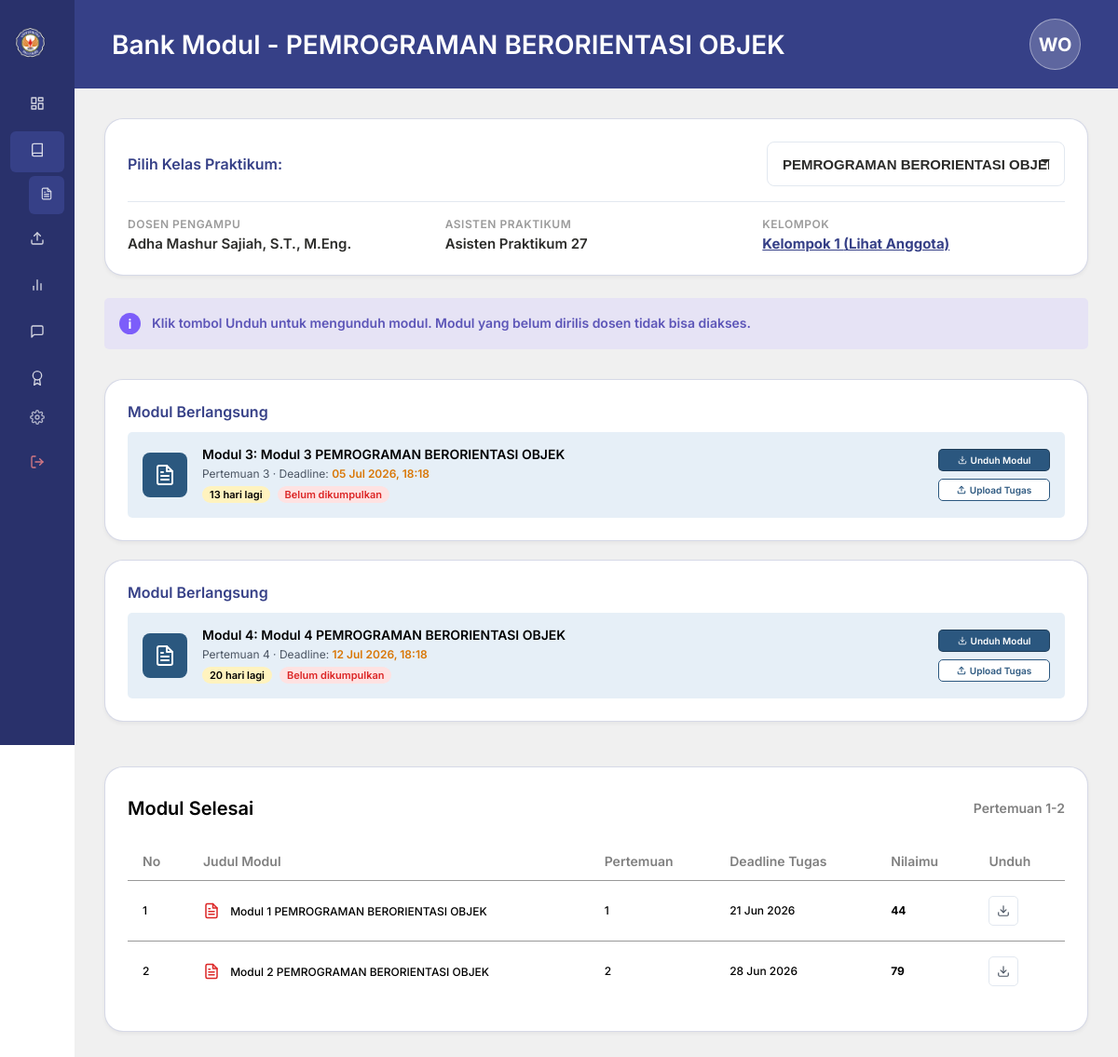
The app's page /public/index.php?action=bank_modul&class_id=1 (signed in) with its own data.
### tables this page shows
CREATE TABLE Tabel_Kelompok (
    ID_Kelompok INT AUTO_INCREMENT PRIMARY KEY,
    Nama_Kelompok VARCHAR(100) NOT NULL,
    ID_Kelas INT NOT NULL,
    CONSTRAINT FK_Kelompok_Kelas FOREIGN KEY (ID_Kelas) 
        REFERENCES Tabel_Kelas(ID_Kelas) 
        ON DELETE CASCADE 
        ON UPDATE CASCADE
);

CREATE TABLE Tabel_Kelas (
    ID_Kelas INT AUTO_INCREMENT PRIMARY KEY,
    Nama_Kelas VARCHAR(100) NOT NULL,
    Jadwal VARCHAR(50) DEFAULT NULL,
    Token_Kelas VARCHAR(10) NULL
);

CREATE TABLE Tabel_User (
    ID_User INT AUTO_INCREMENT PRIMARY KEY,
    Username VARCHAR(100) NOT NULL UNIQUE,
    Password VARCHAR(255) NOT NULL,
    Role ENUM('Mahasiswa', 'Asisten', 'Dosen') NOT NULL,
    Nama_Lengkap VARCHAR(255) NOT NULL
);

CREATE TABLE Tabel_Tugas (
    ID_Tugas INT AUTO_INCREMENT PRIMARY KEY,
    ID_Modul INT NOT NULL,
    Instruksi_Tugas TEXT NOT NULL,
    Deadline_Upload DATETIME NOT NULL,
    CONSTRAINT FK_Tugas_Modul FOREIGN KEY (ID_Modul) 
        REFERENCES Tabel_Modul(ID_Modul) 
        ON DELETE CASCADE 
        ON UPDATE CASCADE
);

CREATE TABLE Tabel_Modul (
    ID_Modul INT AUTO_INCREMENT PRIMARY KEY,
    ID_Kelas INT NOT NULL,
    Judul_Modul VARCHAR(255) NOT NULL,
    File_Materi VARCHAR(255) NOT NULL,
    CONSTRAINT FK_Modul_Kelas FOREIGN KEY (ID_Kelas) 
        REFERENCES Tabel_Kelas(ID_Kelas) 
        ON DELETE CASCADE 
        ON UPDATE CASCADE
);

CREATE TABLE Tabel_Nilai (
    ID_Nilai INT AUTO_INCREMENT PRIMARY KEY,
    ID_Pengumpulan INT NOT NULL,
    ID_Asisten INT NOT NULL,
    Nilai_Angka DECIMAL(5,2) NOT NULL,
    Feedback TEXT DEFAULT NULL,
    Status_Tugas ENUM('Selesai', 'Sanggah', 'Revisi') NOT NULL,
    Alasan_Sanggah TEXT DEFAULT NULL,
    Tanggapan_Sanggah TEXT DEFAULT NULL,
    CONSTRAINT FK_Nilai_Pengumpulan FOREIGN KEY (ID_Pengumpulan) 
        REFERENCES Tabel_Pengumpulan(ID_Pengumpulan) 
        ON DELETE CASCADE 
        ON UPDATE CASCADE,
     
     
    CONSTRAINT FK_Nilai_Asisten FOREIGN KEY (ID_Asisten) 
        REFERENCES Tabel_User(ID_User) 
        ON DELETE RESTRICT 
        ON UPDATE CASCADE
);

### app/Views/bank_modul.php (the view, shortened to what the rows shown need)
<?php
$fullName = $_SESSION['name'] ?? 'Guest';
$words = explode(" ", $fullName);
$initials = "";
foreach ($words as $w) {
    $initials .= strtoupper($w[0] ?? '');
}
$initials = substr($initials, 0, 2);
?>
<!DOCTYPE html>
<html lang="id">
<head>
    <link rel="stylesheet" href="/rpl/public/assets/css/style.css">
</head>
<body>
<div class="dashboard-container">
    <aside class="sidebar">
        <div>
            <div class="sidebar-header">
                <img src="/rpl/public/assets/images/logo_uho.png" alt="Logo UHO" class="sidebar-logo">
            </div>
            <?php include __DIR__ . '/components/sidebar_menu.php'; ?>
    </aside>
    <main class="main-workspace">
        <header class="workspace-navbar">
            <h2 class="navbar-title">Bank Modul<?= $classInfo ? ' - ' . htmlspecialchars($classInfo['Nama_Kelas']) : '' ?></h2>
            <div class="navbar-profile">
                <div class="navbar-avatar"><?= htmlspecialchars($initials) ?></div>
            </div>
        </header>
        <div class="workspace-content">
            <?php
            $activeModules = [];
            $completedModules = [];
            $now = time();
            foreach ($modules as $index => $modul) {
                $deadline = $modul['Deadline_Upload'] ? strtotime($modul['Deadline_Upload']) : null;
                $isGradedFinished = (!empty($modul['Nilai_Angka']) && $modul['Status_Tugas'] === 'Selesai');
                if ($deadline && $deadline > $now && !$isGradedFinished) {
                    $activeModules[] = [
                        'index' => $index + 1,
                        'data' => $modul
                    ];
                } else {
                    $completedModules[] = [
                        'index' => $index + 1,
                        'data' => $modul
                    ];
                }
            }
            ?>
            <section class="class-selector-card">
                <div class="class-selector-header">
                    <span class="class-selector-title">Pilih Kelas Praktikum:</span>
                    <div class="custom-select-wrapper">
                        <select class="class-select" id="classSelector" aria-label="Pilih kelas praktikum">
                            <?php foreach ($allClasses as $cls): ?>
                                <option value="<?= htmlspecialchars($cls['ID_Kelas']) ?>" <?= ($classInfo && $classInfo['ID_Kelas'] == $cls['ID_Kelas']) ? 'selected' : '' ?>>
                                    <?= htmlspecialchars($cls['Nama_Kelas']) ?>
                                </option>
                            <?php endforeach; ?>
                        </select>
                    </div>
                </div>
                <div class="class-meta-info">
                    <div class="meta-info-item">
                        <span class="meta-info-label">Dosen Pengampu</span>
                        <span class="meta-info-value" id="lecturerName"><?= htmlspecialchars($lecturerName) ?></span>
                    </div>
                    <div class="meta-info-item">
                        <span class="meta-info-label">Asisten Praktikum</span>
                        <span class="meta-info-value" id="assistantName"><?= htmlspecialchars($assistantName) ?></span>
                    </div>
                    <?php if ($_SESSION['active_role'] === 'Mahasiswa' && !empty($classInfo['ID_Kelompok'])): ?>
                        <div class="meta-info-item">
                            <span class="meta-info-label">Kelompok</span>
                            <span class="meta-info-value" id="viewGroupMembers" style="color: #364087; cursor: pointer; text-decoration: underline; font-weight: 700; font-size: 15px;">
                                <?= htmlspecialchars($classInfo['Nama_Kelompok']) ?> (Lihat Anggota)
                            </span>
                        </div>
                    <?php endif; ?>
                </div>
            </section>
            <div class="alert-info-bar">
                <div class="alert-info-icon-wrapper">i</div>
                <div class="alert-info-text">
                    Klik tombol Unduh untuk mengunduh modul. Modul yang belum dirilis dosen tidak bisa diakses.
                </div>
            </div>
            <?php if (!empty($activeModules)): ?>
                <div style="display: flex; flex-direction: column; gap: 20px; margin-bottom: 24px;">
                    <?php foreach ($activeModules as $activeItem):
                        $activeModul = $activeItem['data'];
                        $activeModulIndex = $activeItem['index'] - 1;
                    ?>
                        <section class="modul-berlangsung-card">
                            <h3 class="modul-berlangsung-header">Modul Berlangsung</h3>
                            <div class="modul-berlangsung-strip">
                                <div class="modul-berlangsung-left">
                                    <div class="modul-berlangsung-icon">
                                    </div>
                                    <div class="modul-berlangsung-details">
                                        <h4 class="modul-berlangsung-title">Modul <?= $activeModulIndex + 1 ?>: <?= htmlspecialchars($activeModul['Judul_Modul']) ?></h4>
                                        <span class="modul-berlangsung-meta">
                                            Pertemuan <?= $activeModulIndex + 1 ?> · Deadline:
                                            <span class="modul-berlangsung-meta-date">
                                                <?= $activeModul['Deadline_Upload'] ? date('d M Y, H:i', strtotime($activeModul['Deadline_Upload'])) : 'Belum Diatur' ?>
                                            </span>
                                        </span>
                                        <?php if ($_SESSION['active_role'] === 'Mahasiswa'): ?>
                                            <div class="modul-berlangsung-badges">
                                                <?php
                                                if ($activeModul['Deadline_Upload']) {
                                                    $diff = strtotime($activeModul['Deadline_Upload']) - time();
                                                    $days = ceil($diff / (3600 * 24));
                                                    if ($days > 0) {
                                                        echo '<span class="badge-yellow">' . $days . ' hari lagi</span>';
                                                    } else {
                                                        echo '<span class="badge-red">Terlambat</span>';
                                                    }
                                                }
                                                if ($activeModul['ID_Pengumpulan']) {
                                                    echo '<span class="badge-green">Sudah dikumpulkan</span>';
                                                } else {
                                                    echo '<span class="badge-red">Belum dikumpulkan</span>';
                                                }
                                                ?>
                                            </div>
                                        <?php endif; ?>
                                    </div>
                                </div>
                                <div class="modul-berlangsung-actions">
                                    <a href="/rpl/public/index.php?action=download_materi&file=<?= urlencode($activeModul['File_Materi']) ?>" class="btn-download-modul">
                                        <span>Unduh Modul</span>
                                    </a>
                                    <?php if ($_SESSION['active_role'] === 'Mahasiswa'): ?>
                                        <a href="/rpl/public/index.php?action=upload_tugas&id_tugas=<?= urlencode($activeModul['ID_Tugas']) ?>" class="btn-upload-tugas">
                                            <span>Upload Tugas</span>
                                        </a>
                                    <?php endif; ?>
                                </div>
                            </div>
                        </section>
                    <?php endforeach; ?>
                </div>
            <?php endif; ?>
            <section class="modul-selesai-card">
                <div class="modul-selesai-header">
                    <h3 class="modul-selesai-title">Modul Selesai</h3>
                    <span class="modul-selesai-subtitle">Pertemuan 1-<?= count($completedModules) > 0 ? end($completedModules)['index'] : '6' ?></span>
                </div>
                <div class="modul-table-wrapper">
                    <table class="modul-table">
                        <thead>
                            <tr>
                                <th>No</th>
                                <th>Judul Modul</th>
                                <th>Pertemuan</th>
                                <th>Deadline Tugas</th>
                                <?php if ($_SESSION['active_role'] === 'Mahasiswa'): ?>
                                    <th>Nilaimu</th>
                                <?php endif; ?>
                                <th>Unduh</th>
                            </tr>
                        </thead>
                        <tbody>
                            <?php if (empty($completedModules)): ?>
                                <tr>
                                    <td colspan="<?= $_SESSION['active_role'] === 'Mahasiswa' ? 6 : 5 ?>" style="text-align: center; color: rgba(0,0,0,0.5);">Belum ada modul yang selesai.</td>
                                </tr>
                            <?php else: ?>
                                <?php foreach ($completedModules as $item):
                                    $idx = $item['index'];
                                    $m = $item['data'];
                                    $deadlineStr = $m['Deadline_Upload'] ? date('d M Y', strtotime($m['Deadline_Upload'])) : '-';
                                    $gradeDisplay = '-';
                                    if ($_SESSION['active_role'] === 'Mahasiswa') {
                                        if ($m['ID_Pengumpulan']) {
                                            if ($m['Nilai_Angka'] !== null) {
                                                $gradeDisplay = '<span class="grade-value">' . round($m['Nilai_Angka']) . '</span>';
                                            } else {
                                                $gradeDisplay = '<span class="grade-pending">Diproses</span>';
                                            }
                                        } else {
                                            $deadlineTime = $m['Deadline_Upload'] ? strtotime($m['Deadline_Upload']) : null;
                                            if ($deadlineTime && $deadlineTime < $now) {
                                                $gradeDisplay = '<span class="grade-red">Tidak Kumpul</span>';
                                            }
                                        }
                                    }
                                ?>
                                    <tr>
                                        <td><?= $idx ?></td>
                                        <td>
                                            <span style="vertical-align: middle;"><?= htmlspecialchars($m['Judul_Modul']) ?></span>
                                        </td>
                                        <td><?= $idx ?></td>
                                        <td><?= $deadlineStr ?></td>
                                        <?php if ($_SESSION['active_role'] === 'Mahasiswa'): ?>
                                            <td><?= $gradeDisplay ?></td>
                                        <?php endif; ?>
                                        <td>
                                            <a href="/rpl/public/index.php?action=download_materi&file=<?= urlencode($m['File_Materi']) ?>" class="btn-table-download" aria-label="Unduh modul">
                                            </a>
                                        </td>
                                    </tr>
                                <?php endforeach; ?>
                            <?php endif; ?>
                        </tbody>
                    </table>
                </div>
            </section>
        </div>
    </main>
</div>
</body>
</html>

### records on screen
tabel_kelompok: ID_Kelas.Nama_Kelas "PEMROGRAMAN BERORIENTASI OBJEK", Nama_Kelompok "Kelompok 1"
tabel_kelas: ID_Kelas+Nama_Kelas "PEMROGRAMAN BERORIENTASI OBJEK"
tabel_user: Nama_Lengkap "Adha Mashur Sajiah, S.T., M.Eng."
tabel_user: Nama_Lengkap "Asisten Praktikum 27"
tabel_tugas: activeModulIndex "3", ID_Modul.Judul_Modul "Modul 3 PEMROGRAMAN BERORIENTASI OBJEK", Deadline_Upload "05 Jul 2026, 18:18"
tabel_tugas: activeModulIndex "4", ID_Modul.Judul_Modul "Modul 4 PEMROGRAMAN BERORIENTASI OBJEK", Deadline_Upload "12 Jul 2026, 18:18"
tabel_modul: idx "1", Judul_Modul "Modul 1 PEMROGRAMAN BERORIENTASI OBJEK", tabel_tugas.Deadline_Upload "21 Jun 2026", tabel_nilai.Nilai_Angka "44"
tabel_modul: idx "2", Judul_Modul "Modul 2 PEMROGRAMAN BERORIENTASI OBJEK", tabel_tugas.Deadline_Upload "28 Jun 2026", tabel_nilai.Nilai_Angka "79"

### other values on screen
$initials "WO"
end($completedModules)['index'] "2"
